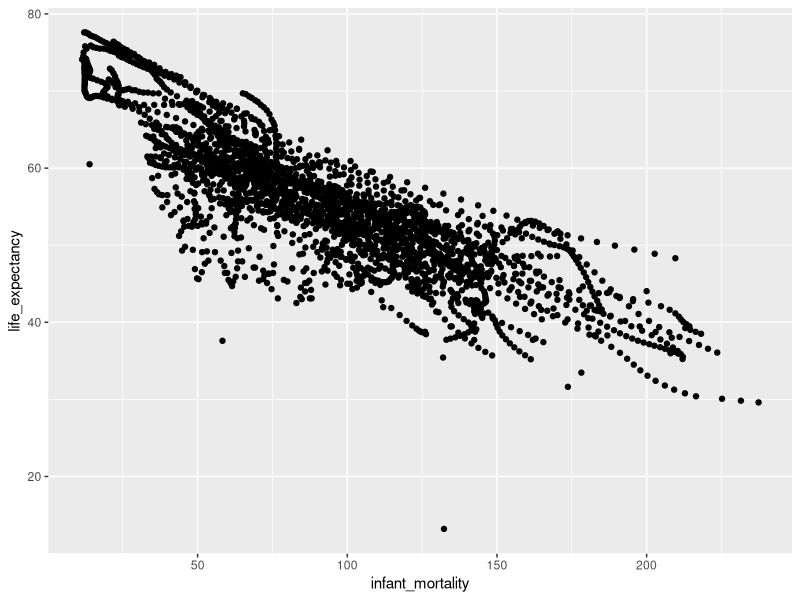
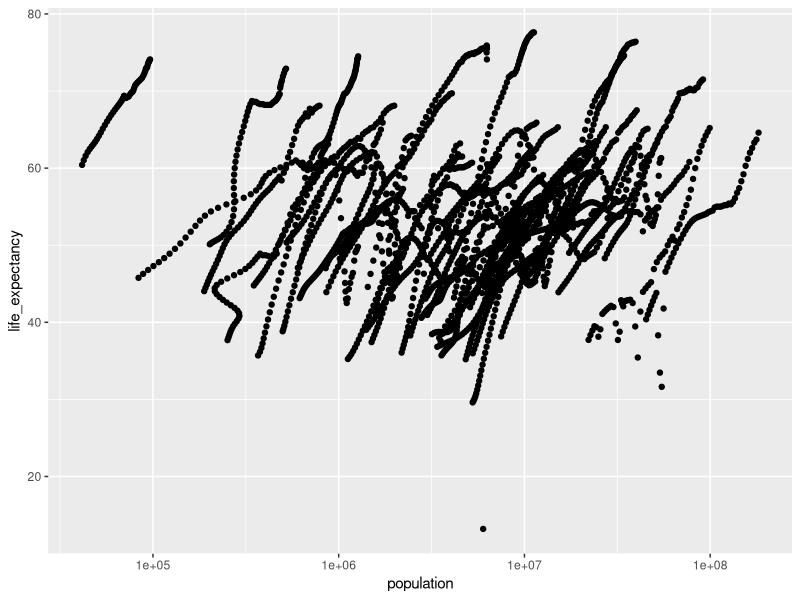
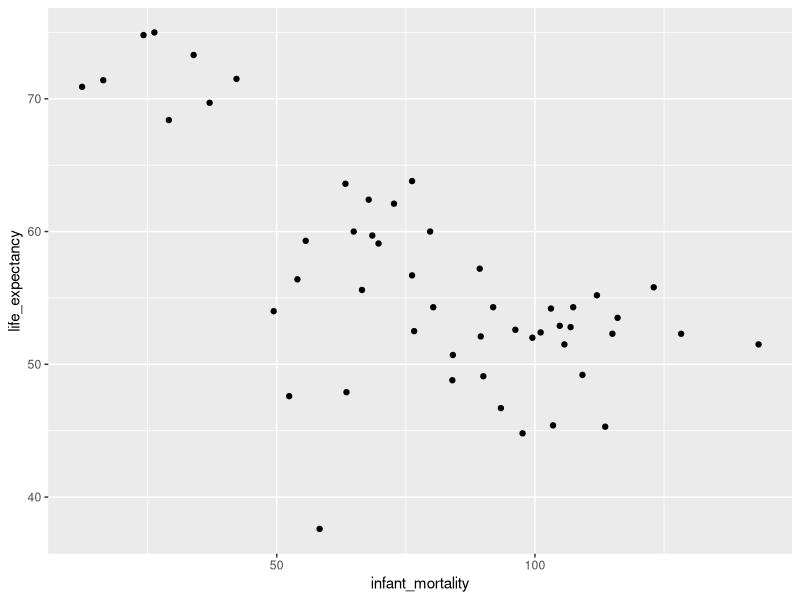
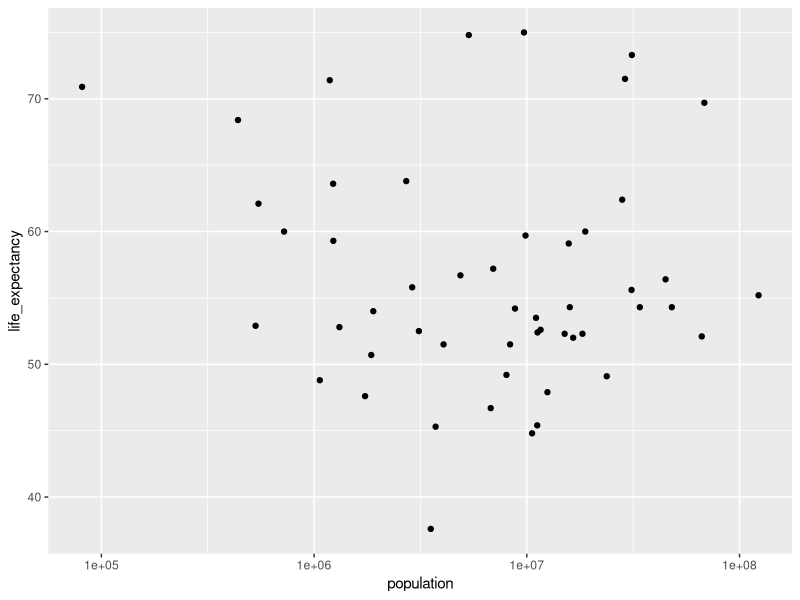

Source code (R) for these figures, in order:
## ---- chunk 1
library(dslabs)
## ---- chunk 2
help(gapminder)
## ---- chunk 3
str(gapminder)
## ---- chunk 4
summary(gapminder)
## ---- chunk 5
class(gapminder)
## ---- chunk 6
library(tidyverse)
## ---- chunk 7
africadata = gapminder %>% filter (continent=="Africa")
## ---- chunk 8
str(africadata)
## ---- chunk 9
summary(africadata)
## ---- chunk 10
africa_mortality_expectancy = africadata %>% select(infant_mortality, life_expectancy)
## ---- chunk 11
str(africa_mortality_expectancy)
summary(africa_mortality_expectancy)
## ---- chunk 12
africa_population_expectancy = africadata %>% select(population, life_expectancy)
## ---- chunk 13
str(africa_population_expectancy)
summary(africa_population_expectancy)
## ---- chunk 14
ggplot(data=africa_mortality_expectancy, mapping=aes(x=infant_mortality, y=life_expectancy)) + geom_point()
## ---- chunk 15
ggplot(data=africa_population_expectancy, mapping=aes(x=population, y=life_expectancy)) + geom_point() + scale_x_log10() 
## ---- chunk 16
summary(africadata)
## ---- chunk 17
missing_infant_mortality = africadata %>% 
  group_by(year) %>%
  summarize(missing_values = sum(is.na(infant_mortality)))
print(missing_infant_mortality)
## ---- chunk 18
africa2000data = africadata %>% filter(year==2000)
## ---- chunk 19
str(africa2000data)
summary(africa2000data)
## ---- chunk 20
ggplot(data=africa2000data, mapping=aes(x=infant_mortality, y=life_expectancy)) +geom_point()
## ---- chunk 21
ggplot(data=africa2000data, mapping=aes(x=population, y=life_expectancy)) + geom_point() + scale_x_log10()
## ---- chunk 22
lm_mortality = lm(life_expectancy ~ infant_mortality, data=africa2000data)
summary(lm_mortality)
## ---- chunk 23
lm_population = lm(life_expectancy ~ population, data=africa2000data)
summary(lm_population)
